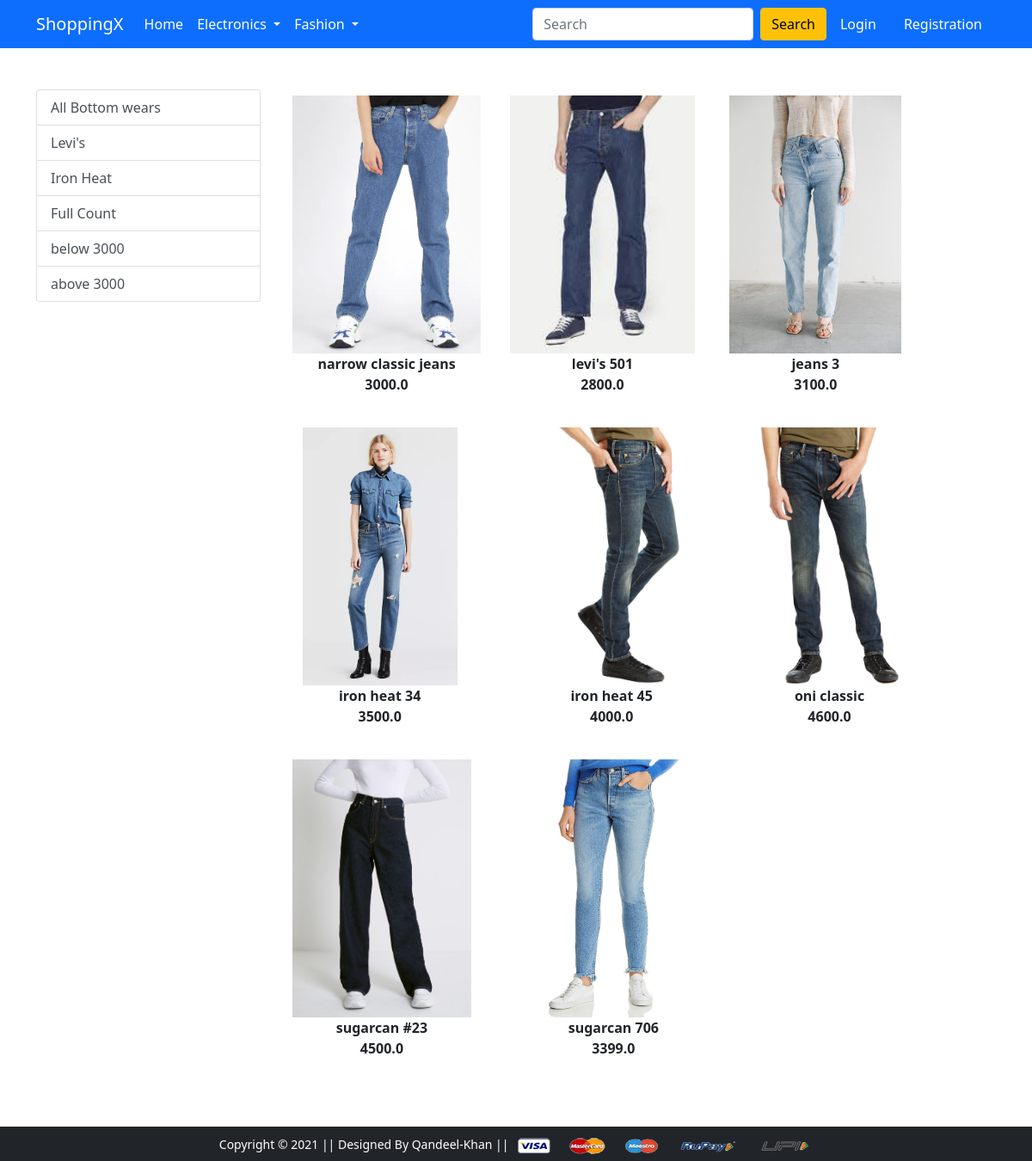
The app's page /bottomwear/ with its own data.
### app/models.py (models this page shows, shortened)
class Product(models.Model):
    title = models.CharField(max_length=100)
    selling_price = models.FloatField()
    descounted_price = models.FloatField()
    description = models.TextField()
    brand = models.CharField(max_length=100)
    category = models.CharField(choices=CATEGORY_CHOICES, max_length=2)
    product_image = models.FileField(upload_to='productimg/')

### app/views.py (the view)
# urls.py: path('bottomwear/', views.bottomwear, name='bottomwear'),
def bottomwear(request, data=None):
    if data == None:
        bottomwear = Product.objects.filter(category='B')
    elif data == 'full-count' or data == 'levis' or data == 'iron-heat':
        bottomwear = Product.objects.filter(category='B').filter(brand=data)
    elif data == 'below':
        bottomwear = Product.objects.filter(
            category='B').filter(descounted_price__lt=3000)
    elif data == 'above':
        bottomwear = Product.objects.filter(
            category='B').filter(descounted_price__gt=3000)
    totalitem = 0
    if request.user.is_authenticated:
        totalitem = len(Cart.objects.filter(user=request.user))
    return render(request, 'app/bottomwear.html', {'bottomwear': bottomwear, 'totalitem': totalitem})

### app/templates/app/bottomwear.html (shortened to what this page needs)
{% extends 'app/base.html' %}
{% load static %}
{% block main-content %}
<div class="container my-5">
    <div class="row">
        <div class="col-sm-3">
            <div class="list-group">
                <a href="{% url 'bottomwear' %}" class="list-group-item list-group-item-action" aria-current="true">All
                    Bottom wears</a>
                <a href="{% url 'bottomwear_data' 'levis' %}" class="list-group-item list-group-item-action"
                    aria-current="true">Levi's</a>
                <a href="{% url 'bottomwear_data' 'iron-heat' %}" class="list-group-item list-group-item-action"
                    aria-current="true">Iron Heat</a>
                <a href="{% url 'bottomwear_data' 'full-count' %}" class="list-group-item list-group-item-action"
                    aria-current="true">Full Count</a>
                <a href="{% url 'bottomwear_data' 'below' %}" class="list-group-item list-group-item-action"
                    aria-current="true">below 3000</a>
                <a href="{% url 'bottomwear_data' 'above' %}" class="list-group-item list-group-item-action"
                    aria-current="true">above 3000</a>
            </div>
        </div>
        <div class="col-sm-8">
            <div class="row">
                {% for product in bottomwear %}
                <div class="col-sm-4 text-center mb-4">
                    <a href="{% url 'product-detail' product.id %}" class="btn">
                        <div class="item">
                            <img src="{{ product.product_image.url }}" alt="" height="300" class="">
                            <div class="fw-bold">{{ product.title }}</div>
                            <div class="fw-bold">{{ product.selling_price }}</div>
                        </div>
                    </a>
                </div>
                {% endfor %}
            </div>
        </div>
    </div>
</div>
{% endblock main-content %}

### app/templates/app/base.html (shortened to what this page needs)
<!DOCTYPE html>
{% load static %}
<html lang="en">
<head>
  <link href="https://cdn.jsdelivr.net/npm/bootstrap@5.0.0-beta1/dist/css/bootstrap.min.css" rel="stylesheet"
 />
  <link rel="stylesheet" href="{% static 'app/css/owl.carousel.min.css' %}" />
  <link rel="stylesheet" href="{% static 'app/css/all.min.css' %}" />
  <link rel="stylesheet" href="{% static 'app/css/style.css' %}" />
</head>
<body>
  <nav class="navbar navbar-expand-lg navbar-dark bg-primary">
    <div class="container">
      <a class="navbar-brand" href="/">ShoppingX</a>
      <div class="collapse navbar-collapse" id="navbarSupportedContent">
        <ul class="navbar-nav me-auto mb-2 mb-lg-0">
          <li class="nav-item">
            <a class="nav-link active" aria-current="page" href="/">Home</a>
          </li>
          <li class="nav-item dropdown">
            <a class="nav-link dropdown-toggle text-white" href="#" id="electronicsDropdown" role="button"
              data-bs-toggle="dropdown" aria-expanded="false">
              Electronics
            </a>
          </li>
          <li class="nav-item dropdown">
            <a class="nav-link dropdown-toggle text-white" href="#" id="fashionDropdown" role="button"
              data-bs-toggle="dropdown" aria-expanded="false">
              Fashion
            </a>
          </li>
        </ul>
        <form class="d-flex">
          <input class="form-control me-2" type="search" placeholder="Search" aria-label="Search" />
          <button class="btn btn-warning" type="submit">Search</button>
        </form>
        <div>
          <ul class="navbar-nav me-auto mb-2 mb-lg-0">
            {% if request.user.is_authenticated %}
            <li class="nav-item dropdown mx-2">
              <a class="nav-link dropdown-toggle text-white" href="#" id="profileDropdown" role="button"
                data-bs-toggle="dropdown" aria-expanded="false">
                <span class="text-capitalize">{{request.user}}</span>
              </a>
              <ul class="dropdown-menu" aria-labelledby="profileDropdown">
                <li>
                  <a class="dropdown-item" href="{% url 'profile' %}">Profile</a>
                </li>
                <li>
                  <a class="dropdown-item" href="{% url 'orders' %}">Orders</a>
                </li>
                <li>
                  <a class="dropdown-item" href="{% url 'passwordchange' %}">Change Password</a>
                </li>
                <li>
                  <a class="dropdown-item" href="{% url 'logout' %}">Logout</a>
                </li>
              </ul>
            </li>
            <li class="nav-item mx-2">
              <a href="{% url 'showcart' %}" class="nav-link text-white"><span
                  class="badge bg-danger">{{totalitem}}</span> Cart
              </a>
            </li>
            {% else %}
            <li class="nav-item mx-2">
              <a href="{% url 'login' %}" class="nav-link text-white">Login</a>
            </li>
            <li class="nav-item mx-2">
              <a href="{% url 'customerregistration' %}" class="nav-link text-white">Registration</a>
            </li>
            {% endif %}
          </ul>
        </div>
      </div>
    </div>
  </nav>
   {% block main-content %} {% endblock main-content %}
  <footer class="container-fluid bg-dark text-center p-2 mt-5">
    <small class="text-white">Copyright &copy; 2021 || Designed By Qandeel-Khan ||
    </small>
    <img src="{% static 'app/images/payment.png' %}" alt="" srcset="" class="img-fluid" height="2px" />
  </footer>
</body>
</html>

### records on screen
Product: product_image (picture), title "narrow classic jeans", selling_price "3000.0"
Product: product_image (picture), title "levi's 501", selling_price "2800.0"
Product: product_image (picture), title "jeans 3", selling_price "3100.0"
Product: product_image (picture), title "iron heat 34", selling_price "3500.0"
Product: product_image (picture), title "iron heat 45", selling_price "4000.0"
Product: product_image (picture), title "oni classic", selling_price "4600.0"
Product: product_image (picture), title "sugarcan #23", selling_price "4500.0"
Product: product_image (picture), title "sugarcan 706", selling_price "3399.0"
